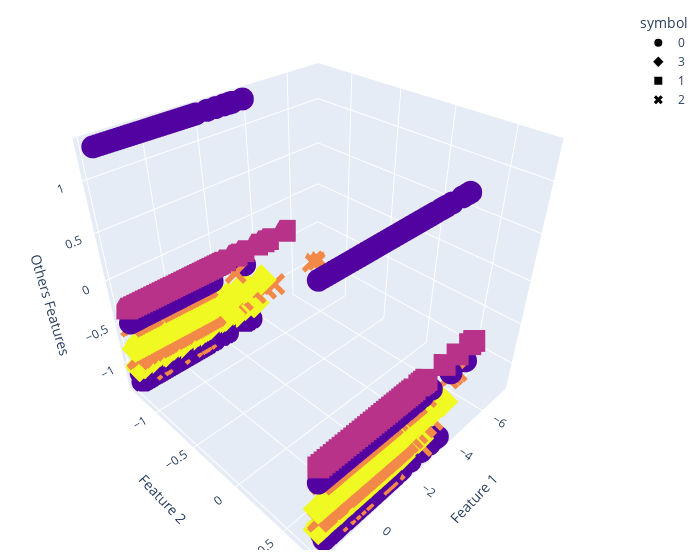

Notebook source saved alongside this figure:
### Code cell
threed_cluster_plots(scaled_data,0,1,2,clusters=my_clusters)

### Figure 1 — Plotly figure (JSON) as saved in the notebook; plotly's stock layout.template omitted (floating-point values rounded to 4 significant figures; data arrays with more than 128 entries replaced by an {"elided": "..."} marker saying what was removed)
{"data": [{"hovertemplate": "symbol=0<br>x=%{x}<br>y=%{y}<br>z=%{z}<br>color=%{marker.color}<extra></extra>", "legendgroup": "0", "marker": {"color": {"elided": "2413 int values"}, "coloraxis": "coloraxis", "opacity": 1, "symbol": "circle"}, "mode": "markers", "name": "0", "scene": "scene", "showlegend": true, "type": "scatter3d", "x": {"elided": "2413 float values"}, "y": {"elided": "2413 float values"}, "z": {"elided": "2413 float values"}}, {"hovertemplate": "symbol=3<br>x=%{x}<br>y=%{y}<br>z=%{z}<br>color=%{marker.color}<extra></extra>", "legendgroup": "3", "marker": {"color": {"elided": "775 int values"}, "coloraxis": "coloraxis", "opacity": 1, "symbol": "diamond"}, "mode": "markers", "name": "3", "scene": "scene", "showlegend": true, "type": "scatter3d", "x": {"elided": "775 float values"}, "y": {"elided": "775 float values"}, "z": {"elided": "775 float values"}}, {"hovertemplate": "symbol=1<br>x=%{x}<br>y=%{y}<br>z=%{z}<br>color=%{marker.color}<extra></extra>", "legendgroup": "1", "marker": {"color": {"elided": "657 int values"}, "coloraxis": "coloraxis", "opacity": 1, "symbol": "square"}, "mode": "markers", "name": "1", "scene": "scene", "showlegend": true, "type": "scatter3d", "x": {"elided": "657 float values"}, "y": {"elided": "657 float values"}, "z": {"elided": "657 float values"}}, {"hovertemplate": "symbol=2<br>x=%{x}<br>y=%{y}<br>z=%{z}<br>color=%{marker.color}<extra></extra>", "legendgroup": "2", "marker": {"color": {"elided": "664 int values"}, "coloraxis": "coloraxis", "opacity": 1, "symbol": "x"}, "mode": "markers", "name": "2", "scene": "scene", "showlegend": true, "type": "scatter3d", "x": {"elided": "664 float values"}, "y": {"elided": "664 float values"}, "z": {"elided": "664 float values"}}], "layout": {"coloraxis": {"colorbar": {"title": {"text": "color"}}, "colorscale": [[0, "#0d0887"], [0.1111, "#46039f"], [0.2222, "#7201a8"], [0.3333, "#9c179e"], [0.4444, "#bd3786"], [0.5556, "#d8576b"], [0.6667, "#ed7953"], [0.7778, "#fb9f3a"], [0.8889, "#fdca26"], [1, "#f0f921"]], "showscale": false}, "legend": {"title": {"text": "symbol"}, "tracegroupgap": 0}, "margin": {"b": 10, "l": 10, "r": 20, "t": 10}, "scene": {"domain": {"x": [0, 1], "y": [0, 1]}, "xaxis": {"title": {"text": "Feature 1"}}, "yaxis": {"title": {"text": "Feature 2"}}, "zaxis": {"title": {"text": "Others Features"}}}, "width": 700}}
